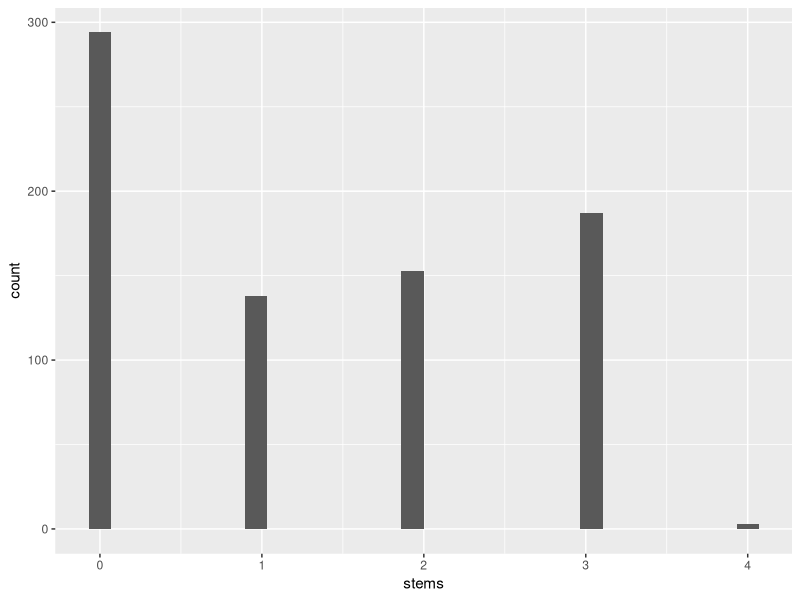
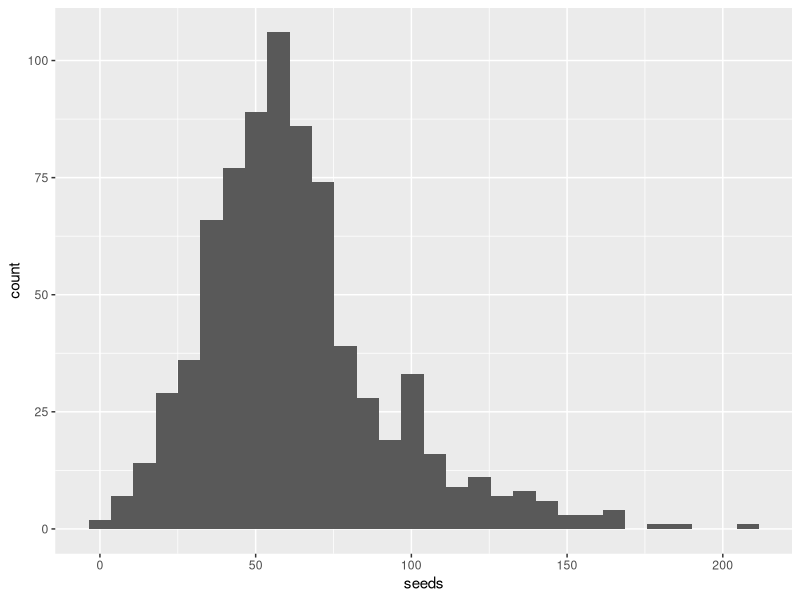
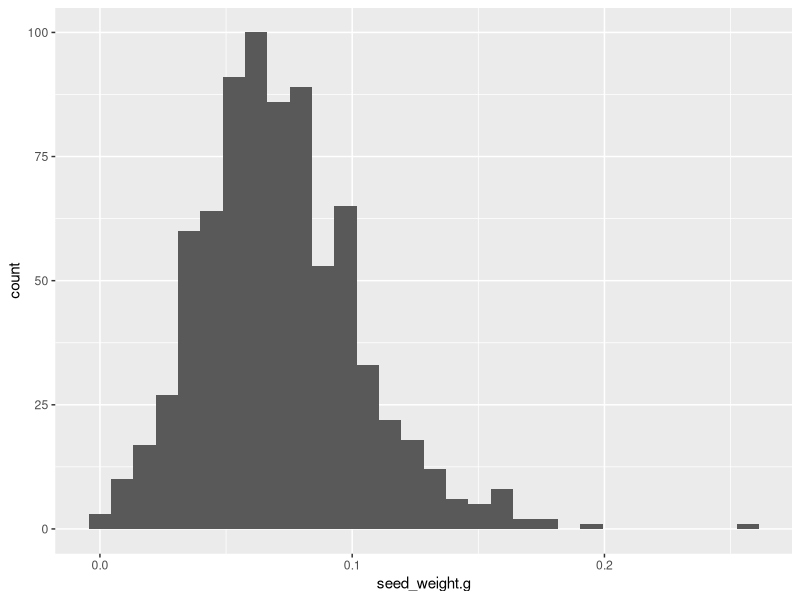
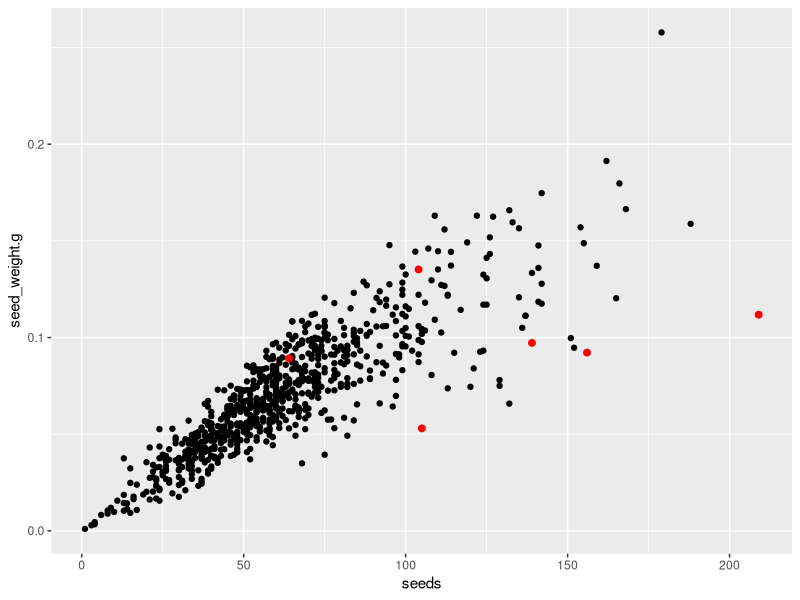
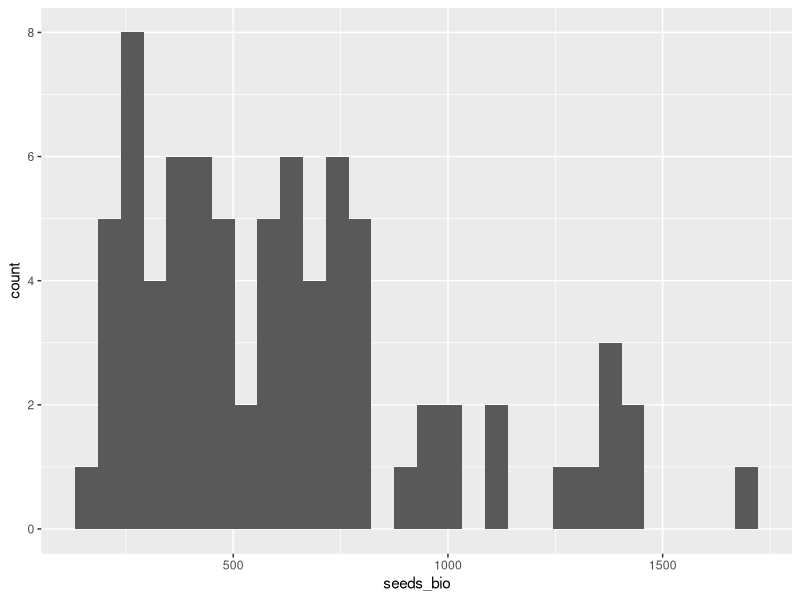
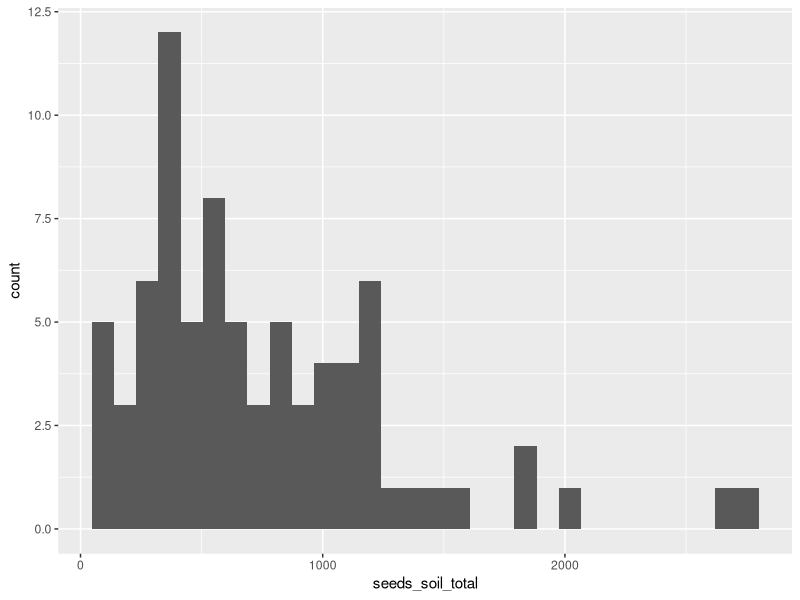
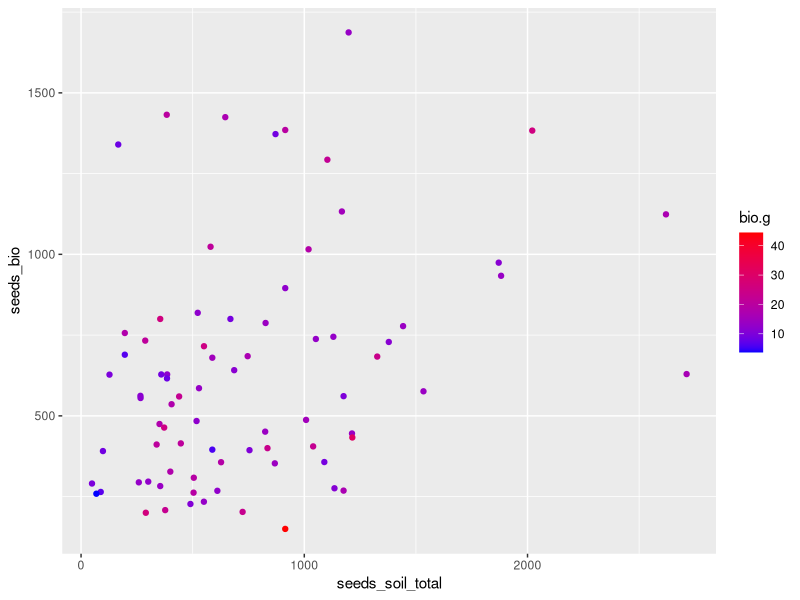
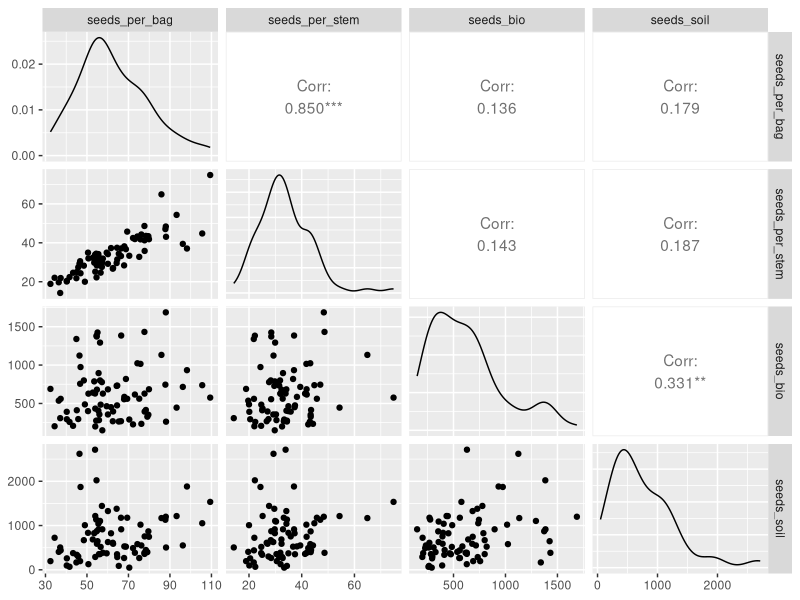

The R source for these figures, in order: (Note: this script raises an error after producing the figures.)
##### outputs ####

# mv_processed_seeds_2018_density_exp.csv


#### set up ####

# clear all existing data
rm(list=ls())

# load packages
library(tidyverse)
library(GGally)

# import all raw data files
bag <- read_csv("data/mv_bag_seed_2018_density_exp.csv")
bio <- read_csv("data/mv_biomass_oct_2018_density_exp.csv")


#### edit data ####

# look at notes
unique(bio$processing_notes)

# fix based on notes
# soil sample is 0.05 x 0.25 m and quadrat was 0.49 x 0.25 m
bio2 <- bio %>%
  mutate(site = case_when(processing_notes == "duplicate - one is D2, probably this one because the other was sorted with other D1 bags; Quynh guessed on which seeds go with which biomass (see email)" ~ "D2", 
                          TRUE ~ site),
         treatment = case_when(processing_notes == "duplicate - one is 7F, ID = A (not dated), probably this one" ~ "fungicide",
                               TRUE ~ treatment)) %>%
  mutate(seeds_soil_total = seeds_soil * (0.49 / 0.05))

# look at bag data
bag
unique(bag$bag_notes)
bag %>% filter(substr(bag_notes, 1, 7) == "Recount")

# modify columns
bag2 <- bag %>%
  mutate(recount = case_when(substr(bag_notes, 1, 9) == "Recounted" ~ 1,
                        TRUE ~ 0) %>% as.factor())


#### check data ####

# stems
bag2 %>%
  ggplot(aes(x = stems)) +
  geom_histogram()

# seeds
bag2 %>%
  ggplot(aes(x = seeds)) +
  geom_histogram()

bag2 %>% 
  filter(seeds > 175) %>%
  data.frame()
# highest one was double checked and others have similar weight, different counters

# seed weight
bag2 %>%
  ggplot(aes(x = seed_weight.g)) +
  geom_histogram()

bag2 %>% 
  filter(seed_weight.g > 0.175) %>%
  data.frame()
# high seed counts and different counters

# seeds and seed weight
bag2 %>%
  ggplot(aes(x = seeds, y = seed_weight.g)) +
  geom_point(data = filter(bag2, recount == "0")) +
  geom_point(data = filter(bag2, recount == "1"), colour = "red", size = 2)
# several of the extreme outliers were checked and none were entered incorrectly

filter(bag2, seed_weight.g == max(seed_weight.g, na.rm = T)) %>% data.frame()

# biomass seeds
bio2 %>%
  ggplot(aes(x = seeds_bio)) +
  geom_histogram()

filter(bio2, seeds_bio > 1500) # D1 10F

# soil seeds
bio2 %>%
  ggplot(aes(x = seeds_soil_total)) +
  geom_histogram()

filter(bio2, seeds_soil_total > 2500) # D3 10W and 1W

# seed relationship
bio2 %>%
  ggplot(aes(x = seeds_soil_total, y = seeds_bio, color = bio.g)) +
  geom_point() +
  scale_color_gradient(low = "blue", high = "red")


#### combine data ####

# remove recount data
# if no stems were found in the bag, assume they had two
# combine bag data by plot
# use the average because not all plots had 10 bags
# add soil seeds
dat <- bag2 %>%
  filter(recount == "0") %>%
  mutate(stems = ifelse(stems == 0, 2, stems)) %>%
  group_by(site, plot, treatment) %>%
  summarise(seeds_per_bag = mean(seeds, na.rm = T),
            seeds_per_stem = mean(seeds/stems, na.rm = T)) %>%
  ungroup() %>%
  full_join(bio2 %>%
              select(site, plot, treatment, seeds_bio, seeds_soil_total) %>%
              rename(seeds_soil = seeds_soil_total))

# look at relationship between the seed sources
dat %>%
  select(seeds_per_bag, seeds_per_stem, seeds_bio, seeds_soil) %>%
  ggpairs()


#### output data ####
write_csv(dat, "intermediate-data/mv_processed_seeds_2018_density_exp.csv")
write_csv(bio2, "intermediate-data/mv_processed_biomass_oct_2018_density_exp.csv")